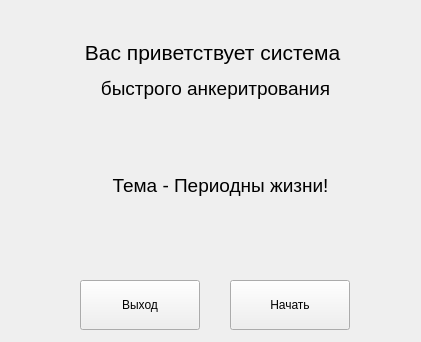
<?xml version="1.0" encoding="UTF-8"?>
<ui version="4.0">
 <class>welcomeForm</class>
 <widget class="QWidget" name="welcomeForm">
  <property name="geometry">
   <rect>
    <x>0</x>
    <y>0</y>
    <width>421</width>
    <height>342</height>
   </rect>
  </property>
  <property name="windowTitle">
   <string>Form</string>
  </property>
  <widget class="QLabel" name="welcomeLbl1">
   <property name="geometry">
    <rect>
     <x>60</x>
     <y>30</y>
     <width>311</width>
     <height>81</height>
    </rect>
   </property>
   <property name="text">
    <string>&lt;html&gt;&lt;head/&gt;&lt;body&gt;&lt;p align=&quot;center&quot;&gt;&lt;span style=&quot; font-size:16pt;&quot;&gt;Вас приветствует система &lt;/span&gt;&lt;/p&gt;&lt;p align=&quot;center&quot;&gt;&lt;span style=&quot; font-size:14pt;&quot;&gt;быстрого анкеритрования&lt;/span&gt;&lt;/p&gt;&lt;/body&gt;&lt;/html&gt;</string>
   </property>
  </widget>
  <widget class="QLabel" name="welcomeLbl2">
   <property name="geometry">
    <rect>
     <x>90</x>
     <y>150</y>
     <width>261</width>
     <height>71</height>
    </rect>
   </property>
   <property name="text">
    <string>&lt;html&gt;&lt;head/&gt;&lt;body&gt;&lt;p align=&quot;center&quot;&gt;&lt;span style=&quot; font-size:14pt;&quot;&gt;Тема - Периодны жизни!&lt;/span&gt;&lt;/p&gt;&lt;/body&gt;&lt;/html&gt;</string>
   </property>
  </widget>
  <widget class="QPushButton" name="Exit">
   <property name="geometry">
    <rect>
     <x>80</x>
     <y>280</y>
     <width>120</width>
     <height>50</height>
    </rect>
   </property>
   <property name="text">
    <string>Выход</string>
   </property>
  </widget>
  <widget class="QPushButton" name="welcomeStart">
   <property name="geometry">
    <rect>
     <x>230</x>
     <y>280</y>
     <width>120</width>
     <height>50</height>
    </rect>
   </property>
   <property name="text">
    <string>Начать</string>
   </property>
  </widget>
 </widget>
 <resources/>
 <connections/>
</ui>
